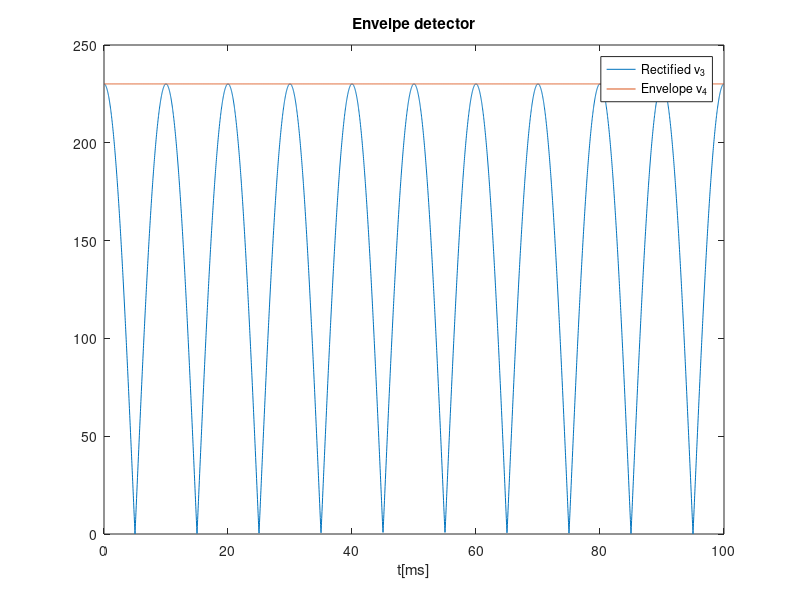
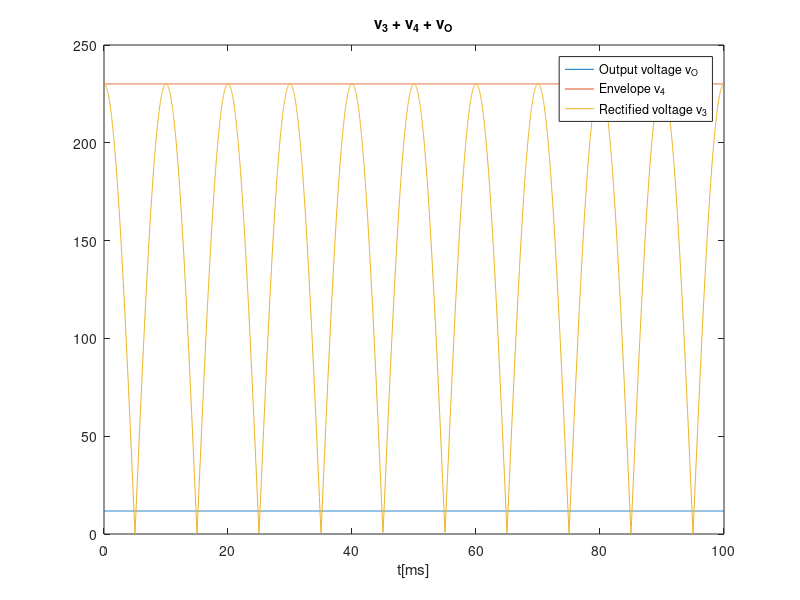
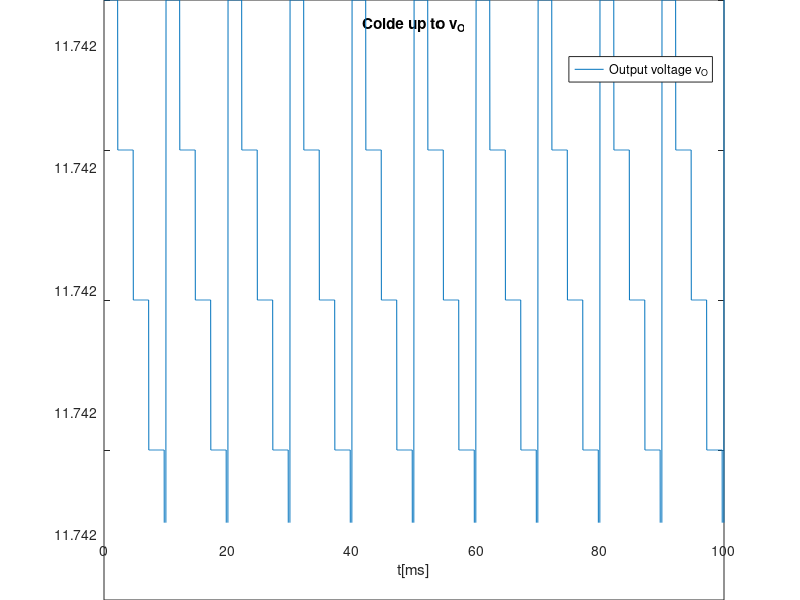
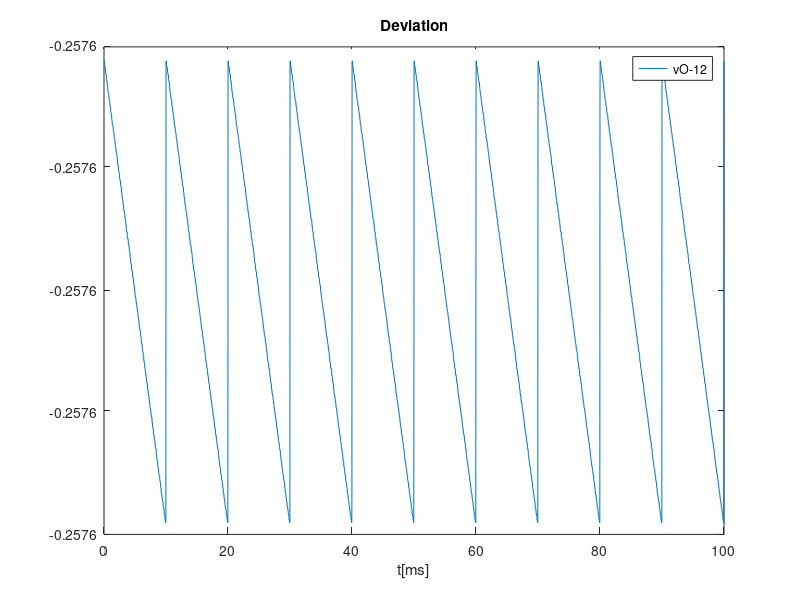

Write MATLAB code to recreate these figures, in order.
close all 
clear all

f=50;
w=2*pi*f;
T=1/f;

t=linspace(0, 10*T/2, 4000);

AS=230;
vS=AS*cos(w*t);

%------------------Transformer-------------------------
AA=230.1;
vA=AA*cos(w*t);
n_transformer=AS/AA;

%------------------Full wave rectifier-----------------
vB = abs(vA);

%------------------Envelope detector------------------- 
R1=920e3;
C=920e-6;
R2=30.3e3;


TB=T/2;
wB=w*2;

%Diode OFF
tOFF=1/wB*atan(1/(wB*R1*C));


%v_ripple=AA*(1-exp(-TB/(R1*C)));

j=1;
for ciclo=1:10
	for i=1:length(t)
		%Diode ON
		if t(i)>=(ciclo-1)*TB && t(i)<=(ciclo-1)*TB+tOFF
			vC(i)=vB(i);
		end
		
		%Diode OFF
		v_exp=AA*cos(wB*((ciclo-1)*TB+tOFF))*exp(-(t(i)-((ciclo-1)*TB+tOFF))/(R1*C));
		if t(i)>((ciclo-1)*TB+tOFF) && v_exp>=vB(i) && t(i)<=(ciclo)*TB
			vC(i)=v_exp;
		end
		
		%Diode ON
		if vB(i)>v_exp && t(i)<=(ciclo)*TB
			vC(i)=vB(i);
		end	
	end
end

ripple_env=max(vC)-min(vC);

plot(t*1000, vB)
hold on
plot(t*1000,vC)
title("Envelpe detector")
xlabel ("t[ms]")
legend("Rectified v_3","Envelope v_4")
print ("venvlope.eps", "-depsc")
hold off


%--------------Voltage regulator----------------------

%Incremental analysis
%vC = VC + vc
%VON=0.7;
%R2=10000;
%num_diodes=round(12/VON);
num_diodes=17;
IS=1e-14;
VT=25e-3;
eta=1;
VC= sum(vC)/length(vC);

f=@(VO) -VC+IS*exp(VO/num_diodes/eta/VT)*R2+VO;
h=0.001;
i=1;
VO(i)=12;
err=1;
while err>0.0001

	dif_finita=(f(VO(i)+h)-f(VO(i)-h))/2/h;
	VO(i+1)=VO(i)-f(VO(i))/dif_finita;
	err=VO(i+1)-VO(i);
	i=i+1;
end
%disp(VO(end));
VON=VO(end)/num_diodes

rd=eta*VT/(IS*exp(VON/(eta*VT))); %ver bem isto


for i=1:length(vC)
vo(i)=(num_diodes*rd/(R2+num_diodes*rd))*(vC(i)-VC);
end


VO=num_diodes*VON; %valor do método Newton-Rhapson
vO=VO+vo;

plot(t*1000, vO)
hold on
plot(t*1000,vC)
hold on
plot(t*1000,vB)
title("v_3 + v_4 + v_O")
xlabel ("t[ms]")
legend("Output voltage v_O ","Envelope v_4", "Rectified voltage v_3")
print ("vregulator.eps", "-depsc")
hold off

plot(t*1000, vO)
title("Colde up to v_O")
xlabel ("t[ms]")
legend("Output voltage v_O")
print ("voutput.eps", "-depsc")
hold off


plot(t*1000,vO-12)
title("Deviation")
xlabel ("t[ms]")
legend("vO-12")
print ("vdeviation.eps", "-depsc")

ripple_out= max(vO)-min(vO)
DC_out=sum(vO)/length(vO)


tab=fopen("envelope.tex", "w");
fprintf(tab, "$Ripple_{envelope}$ & $%f$ \\\\ \\hline \n", ripple_env);
fprintf(tab, "$Average_{envelope}$ & $%f$ \\\\ \\hline \n", VC);
fclose(tab);

tab=fopen("regulator.tex", "w");
fprintf(tab, "$Ripple_{regulator}$ & $%f$ \\\\ \\hline \n", ripple_out);
fprintf(tab, "$Average_{regulator}$ & $%f$ \\\\ \\hline \n", DC_out);
fclose(tab);

tab=fopen("V_ON.tex", "w");
fprintf(tab, "$V_{ON}$ & $%f$ \\\\ \\hline \n", VON);
fclose(tab);

M=1/(((R1+R2)/1000+C/1e6+(num_diodes+5)*0.1)*(ripple_out+abs(DC_out-12)+10e-6))

tab=fopen("cost.tex", "w");
fprintf(tab, "Merit & $%f$ \\\\ \\hline \n", M);
fclose(tab);
